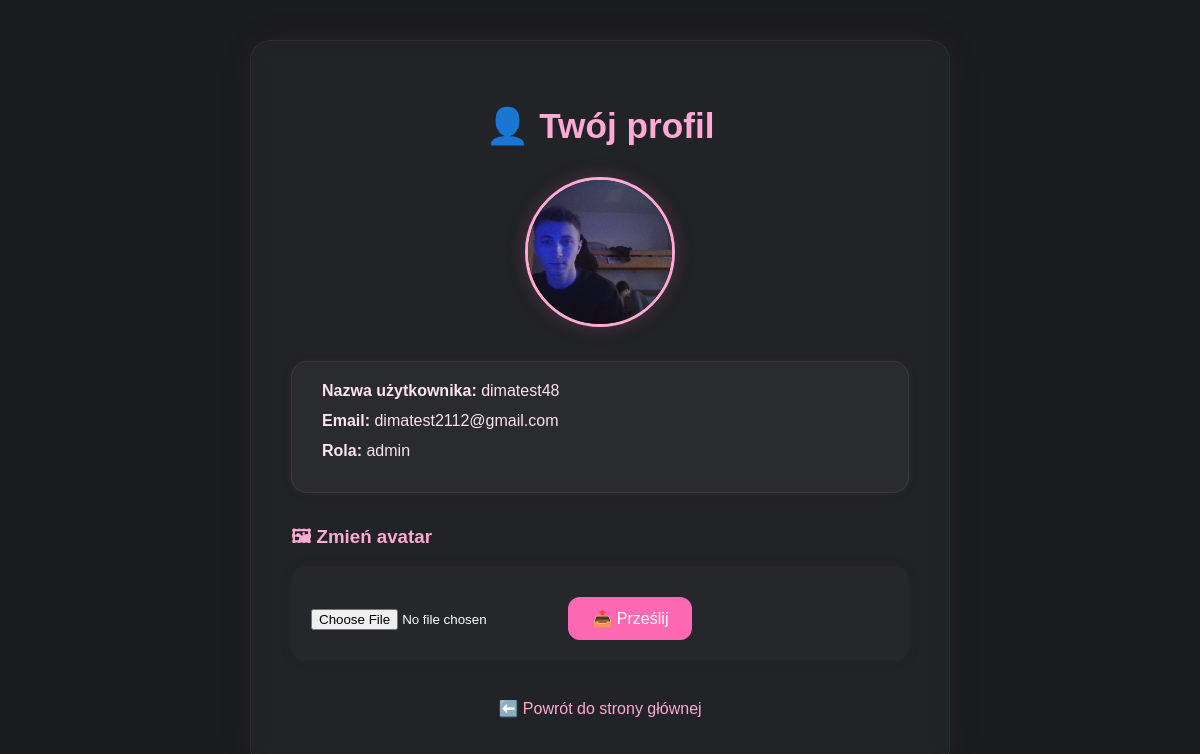
The app's page /profile.php (signed in) with its own data.
### tables this page shows
CREATE TABLE `users` (
  `id` int(11) NOT NULL,
  `username` varchar(50) NOT NULL,
  `email` varchar(100) NOT NULL,
  `password` varchar(255) NOT NULL,
  `role` enum('user','admin') DEFAULT 'user',
  `avatar` varchar(255) NOT NULL
);

### profile.php (the view, shortened to what this page needs)
<?php
require 'db.php';
$user_id = $_SESSION['user_id'];
$stmt = $pdo->prepare("SELECT username, email, role, avatar FROM users WHERE id = ?");
$stmt->execute([$user_id]);
$user = $stmt->fetch();
?>
<!DOCTYPE html>
<html lang="pl">
<head>
    <link rel="stylesheet" href="assets/style.css">
</head>
<body class="profile-page">
<div class="profile-container">
    <h1 class="profile-title">👤 Twój profil</h1>
    <div class="profile-card">
        <?php if (!empty($user['avatar'])): ?>
            <img src="<?= htmlspecialchars($user['avatar']) ?>" alt="Avatar" class="profile-avatar">
        <?php else: ?>
            <p class="no-avatar">Brak avatara.</p>
        <?php endif; ?>
    </div>
    <div class="profile-info">
        <div class="info-block"><strong>Nazwa użytkownika:</strong> <?= htmlspecialchars($user['username']) ?></div>
        <div class="info-block"><strong>Email:</strong> <?= htmlspecialchars($user['email']) ?></div>
        <div class="info-block"><strong>Rola:</strong> <?= htmlspecialchars($user['role']) ?></div>
    </div>
    <div class="avatar-upload">
        <h3>🖼 Zmień avatar</h3>
        <form method="post" action="upload_avatar.php" enctype="multipart/form-data">
            <input type="file" name="avatar" accept="image/png, image/jpeg" required>
            <button type="submit">📤 Prześlij</button>
        </form>
    </div>
    <div class="back-link">
        <a href="index.php">⬅️ Powrót do strony głównej</a>
    </div>
</div>
</body>
</html>

### assets/style.css (style rules this page uses)
*, *::before, *::after { box-sizing: border-box; }
body, html { font-family: 'Outfit', sans-serif; margin: 0; padding: 0; height: 100%; width: 100%; color: #333; }
a { color: #007bff; text-decoration: none; }
button, .btn { background-color: #ff69b4; color: #fff; border: none; padding: 12px 24px; font-size: 1rem; font-weight: 500; border-radius: 12px; cursor: pointer; transition: background-color 0.3s ease; text-decoration: none; display: inline-block; margin-top: 10px; }
form { background-color: #fff; padding: 15px; border-radius: 8px; box-shadow: 0 1px 3px rgba(0,0,0,0.05); }
body.profile-page { background-color: #1a1c1f; color: #f0eaf1; min-height: 100vh; padding: 40px 20px; }
.profile-container { max-width: 700px; margin: auto; background: rgba(255, 255, 255, 0.03); padding: 40px; border-radius: 20px; box-shadow: 0 0 40px rgba(255, 105, 180, 0.05); backdrop-filter: blur(10px); -webkit-backdrop-filter: blur(10px); border: 1px solid rgba(255, 255, 255, 0.05); }
.profile-title { text-align: center; color: #ffaad4; font-size: 2.2rem; margin-bottom: 30px; }
.profile-card { text-align: center; margin-bottom: 30px; }
.profile-avatar { width: 150px; height: 150px; border-radius: 50%; border: 3px solid #ffaad4; box-shadow: 0 0 20px rgba(255, 105, 180, 0.2); object-fit: cover; }
.profile-info { background: rgba(255, 255, 255, 0.04); border: 1px solid rgba(255, 255, 255, 0.07); border-radius: 16px; padding: 20px 30px; box-shadow: 0 0 12px rgba(255, 105, 180, 0.07); margin-bottom: 30px; }
.info-block { margin-bottom: 12px; font-size: 1rem; color: #fce4f3; }
.avatar-upload h3 { color: #ffaad4; margin-bottom: 12px; }
.avatar-upload form { background: rgba(255, 255, 255, 0.02); padding: 20px; border-radius: 12px; box-shadow: 0 0 15px rgba(255, 105, 180, 0.05); }
.avatar-upload input[type="file"] { margin-bottom: 10px; color: #fff; }
.back-link { margin-top: 30px; text-align: center; }
.back-link a { color: #ffaad4; font-weight: 500; border: 1px solid transparent; padding: 8px 16px; border-radius: 10px; transition: all 0.3s ease; display: inline-block; }

### records on screen
users: avatar (picture), username "dimatest48", email "dimatest2112@gmail.com", role "admin"
